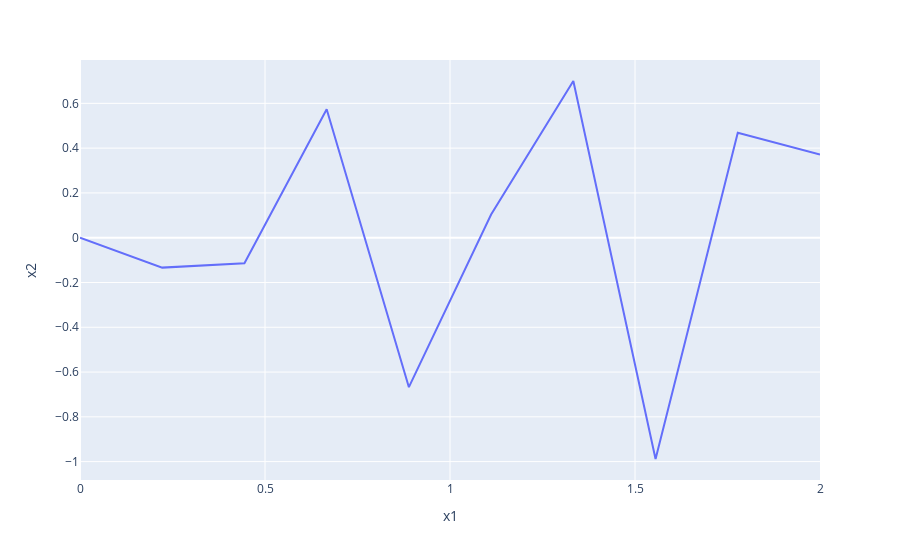

Notebook code for this chart:
### Code cell
# %%

fig=plot(x,cos(10*x)*sin(x));
fig.show()

### Figure 1 — Plotly figure (JSON) as saved in the notebook; plotly's stock layout.template omitted (floating-point values rounded to 4 significant figures)
{"data": [{"hovertemplate": "x1=%{x}<br>x2=%{y}<extra></extra>", "legendgroup": "", "line": {"color": "#636efa", "dash": "solid"}, "mode": "lines", "name": "", "orientation": "v", "showlegend": false, "type": "scatter", "x": [0, 0.2222, 0.4444, 0.6667, 0.8889, 1.111, 1.333, 1.556, 1.778, 2.0], "xaxis": "x", "y": [0, -0.1336, -0.1138, 0.5735, -0.6675, 0.1033, 0.6998, -0.9883, 0.4683, 0.3711], "yaxis": "y"}], "layout": {"legend": {"tracegroupgap": 0}, "margin": {"t": 60}, "xaxis": {"anchor": "y", "domain": [0, 1], "title": {"text": "x1"}}, "yaxis": {"anchor": "x", "domain": [0, 1], "title": {"text": "x2"}}}}
